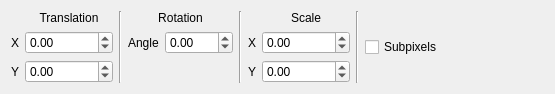
<?xml version="1.0" encoding="UTF-8"?>
<ui version="4.0">
 <class>TransformToolConfigView</class>
 <widget class="ToolConfigView" name="TransformToolConfigView">
  <property name="geometry">
   <rect>
    <x>0</x>
    <y>0</y>
    <width>555</width>
    <height>78</height>
   </rect>
  </property>
  <property name="sizePolicy">
   <sizepolicy hsizetype="Preferred" vsizetype="Maximum">
    <horstretch>0</horstretch>
    <verstretch>0</verstretch>
   </sizepolicy>
  </property>
  <property name="windowTitle">
   <string>Form</string>
  </property>
  <layout class="QHBoxLayout" name="horizontalLayout">
   <item>
    <layout class="QGridLayout" name="gridLayout">
     <item row="0" column="1">
      <widget class="QLabel" name="label">
       <property name="text">
        <string>Translation</string>
       </property>
       <property name="alignment">
        <set>Qt::AlignCenter</set>
       </property>
      </widget>
     </item>
     <item row="0" column="2" rowspan="3">
      <widget class="Line" name="line">
       <property name="orientation">
        <enum>Qt::Vertical</enum>
       </property>
      </widget>
     </item>
     <item row="0" column="3" colspan="2">
      <widget class="QLabel" name="label_2">
       <property name="text">
        <string>Rotation</string>
       </property>
       <property name="alignment">
        <set>Qt::AlignCenter</set>
       </property>
      </widget>
     </item>
     <item row="0" column="5" rowspan="3">
      <widget class="Line" name="line_2">
       <property name="orientation">
        <enum>Qt::Vertical</enum>
       </property>
      </widget>
     </item>
     <item row="0" column="7">
      <widget class="QLabel" name="label_3">
       <property name="text">
        <string>Scale</string>
       </property>
       <property name="alignment">
        <set>Qt::AlignCenter</set>
       </property>
      </widget>
     </item>
     <item row="1" column="0">
      <widget class="QLabel" name="label_4">
       <property name="text">
        <string>X</string>
       </property>
      </widget>
     </item>
     <item row="1" column="1">
      <widget class="QDoubleSpinBox" name="translationXEdit">
       <property name="minimum">
        <double>-1000000000.000000000000000</double>
       </property>
       <property name="maximum">
        <double>1000000000.000000000000000</double>
       </property>
      </widget>
     </item>
     <item row="1" column="3">
      <widget class="QLabel" name="label_6">
       <property name="text">
        <string>Angle</string>
       </property>
      </widget>
     </item>
     <item row="1" column="4">
      <widget class="QDoubleSpinBox" name="rotationEdit">
       <property name="minimum">
        <double>-180.000000000000000</double>
       </property>
       <property name="maximum">
        <double>180.000000000000000</double>
       </property>
      </widget>
     </item>
     <item row="1" column="6">
      <widget class="QLabel" name="label_7">
       <property name="text">
        <string>X</string>
       </property>
      </widget>
     </item>
     <item row="1" column="7">
      <widget class="QDoubleSpinBox" name="scaleXEdit">
       <property name="minimum">
        <double>-1000000000.000000000000000</double>
       </property>
       <property name="maximum">
        <double>1000000000.000000000000000</double>
       </property>
      </widget>
     </item>
     <item row="2" column="0">
      <widget class="QLabel" name="label_5">
       <property name="text">
        <string>Y</string>
       </property>
      </widget>
     </item>
     <item row="2" column="1">
      <widget class="QDoubleSpinBox" name="translationYEdit">
       <property name="minimum">
        <double>-1000000000.000000000000000</double>
       </property>
       <property name="maximum">
        <double>1000000000.000000000000000</double>
       </property>
      </widget>
     </item>
     <item row="2" column="3">
      <spacer name="verticalSpacer">
       <property name="orientation">
        <enum>Qt::Vertical</enum>
       </property>
       <property name="sizeHint" stdset="0">
        <size>
         <width>13</width>
         <height>13</height>
        </size>
       </property>
      </spacer>
     </item>
     <item row="2" column="6">
      <widget class="QLabel" name="label_8">
       <property name="text">
        <string>Y</string>
       </property>
      </widget>
     </item>
     <item row="2" column="7">
      <widget class="QDoubleSpinBox" name="scaleYEdit">
       <property name="minimum">
        <double>-1000000000.000000000000000</double>
       </property>
       <property name="maximum">
        <double>1000000000.000000000000000</double>
       </property>
      </widget>
     </item>
    </layout>
   </item>
   <item>
    <widget class="Line" name="line_3">
     <property name="orientation">
      <enum>Qt::Vertical</enum>
     </property>
    </widget>
   </item>
   <item>
    <widget class="QCheckBox" name="subpixelsCheckBox">
     <property name="text">
      <string>Subpixels</string>
     </property>
    </widget>
   </item>
  </layout>
 </widget>
 <customwidgets>
  <customwidget>
   <class>ToolConfigView</class>
   <extends>QWidget</extends>
   <header>ToolConfigView.h</header>
   <container>1</container>
  </customwidget>
 </customwidgets>
 <resources/>
 <connections/>
</ui>
